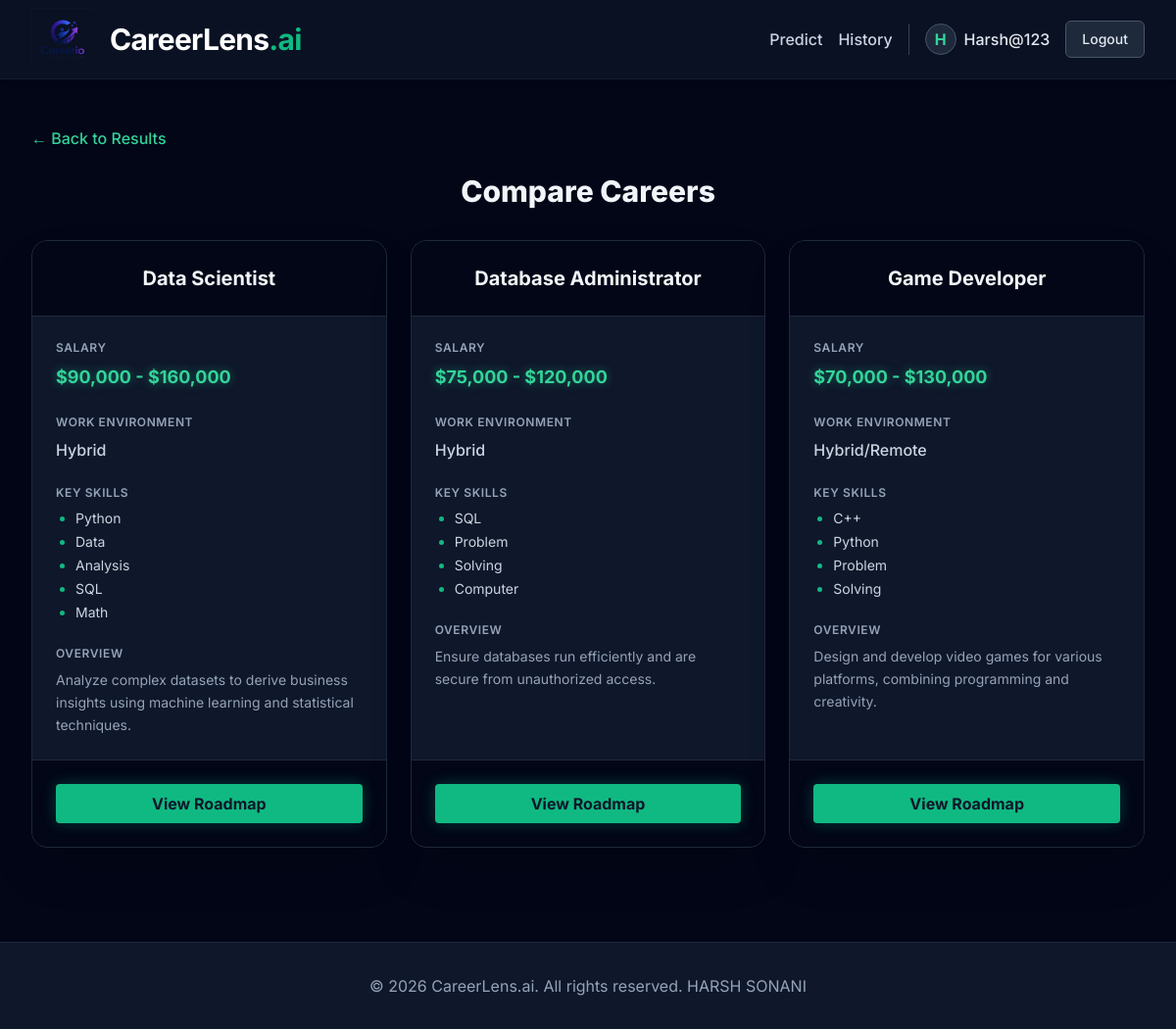
The page /compare/?careers=2&careers=15&careers=10 (signed in) on the database its author committed.
### predictor/models.py (models this page shows, shortened)
class Career(models.Model):
    name = models.CharField(max_length=100, unique=True)
    description = models.TextField()
    salary = models.CharField(max_length=100) # e.g., "$80,000 - $120,000"
    skills = models.TextField() # Comma separated list of key skills
    work_type = models.CharField(max_length=100, default='Hybrid') # Remote, On-site, Hybrid

### predictor/views.py (the view)
# urls.py: path('compare/', views.compare_view, name='compare'),
@login_required
def compare_view(request):
    career_ids = request.GET.getlist('careers')
    careers = Career.objects.filter(id__in=career_ids)
    return render(request, 'predictor/compare.html', {'careers': careers})

### templates/predictor/compare.html
{% extends 'base.html' %}
{% block content %}
<div class="max-w-7xl mx-auto py-12 px-4 sm:px-6 lg:px-8">
    <div class="mb-6">
        <a href="javascript:history.back()" class="text-emerald-400 hover:text-emerald-300 font-medium">&larr; Back to Results</a>
    </div>
    <h2 class="text-3xl font-extrabold text-slate-100 mb-8 text-center">Compare Careers</h2>
    <div class="grid grid-cols-1 md:grid-cols-{{ careers|length|default:1 }} gap-6">
        {% for career in careers %}
        <div class="bg-slate-900 rounded-2xl shadow-2xl border border-slate-800 overflow-hidden flex flex-col h-full">
            <div class="p-6 bg-slate-950 border-b border-slate-800">
                <h3 class="text-xl font-bold text-slate-100 text-center">{{ career.name }}</h3>
            </div>
            <div class="p-6 flex-grow space-y-6">
                <div>
                    <h4 class="text-xs font-semibold text-slate-400 uppercase tracking-wider mb-2">Salary</h4>
                    <p class="text-lg font-bold text-emerald-400 drop-shadow-[0_0_5px_rgba(16,185,129,0.5)]">{{ career.salary }}</p>
                </div>
                <div>
                    <h4 class="text-xs font-semibold text-slate-400 uppercase tracking-wider mb-2">Work Environment</h4>
                    <p class="text-slate-300 font-medium">{{ career.work_type }}</p>
                </div>
                <div>
                    <h4 class="text-xs font-semibold text-slate-400 uppercase tracking-wider mb-2">Key Skills</h4>
                    <ul class="list-disc pl-5 text-sm text-slate-300 marker:text-emerald-500 space-y-1">
                        {% for skill in career.skills.split %}
                            <li>{{ skill|cut:"," }}</li>
                        {% endfor %}
                    </ul>
                </div>
                <div>
                    <h4 class="text-xs font-semibold text-slate-400 uppercase tracking-wider mb-2">Overview</h4>
                    <p class="text-sm text-slate-400 leading-relaxed">{{ career.description }}</p>
                </div>
            </div>
            <div class="p-6 bg-slate-950 border-t border-slate-800 mt-auto">
                <a href="{% url 'roadmap' career.id %}" class="w-full block text-center px-4 py-2 bg-emerald-500 text-slate-900 rounded font-bold hover:bg-emerald-400 shadow-[0_0_15px_rgba(16,185,129,0.3)] transition">
                    View Roadmap
                </a>
            </div>
        </div>
        {% endfor %}
    </div>
</div>
{% endblock %}

### templates/base.html (shortened to what this page needs)
{% load static %}
<!DOCTYPE html>
<html lang="en">
<head>
    <script src="https://cdn.tailwindcss.com"></script>
</head>
<body class="bg-slate-950 text-slate-300 flex flex-col min-h-screen">
    <nav class="glassmorphism sticky top-0 z-50 shadow-md">
        <div class="max-w-7xl mx-auto px-4 sm:px-6 lg:px-8">
            <div class="flex justify-between h-20">
                <div class="flex items-center">
                    <a href="{% url 'home' %}" class="text-3xl font-bold flex items-center gap-4 text-white">
                        <img src="{% static 'images/logo.png' %}" alt="CareerLens Logo" class="h-16 w-auto">
                        <span class="tracking-tight">CareerLens<span class="text-emerald-500">.ai</span></span>
                    </a>
                </div>
                <div class="flex items-center space-x-4">
                    {% if user.is_authenticated %}
                        <a href="{% url 'wizard' %}" class="text-slate-300 hover:text-emerald-400 font-medium transition">Predict</a>
                        <a href="{% url 'history' %}" class="text-slate-300 hover:text-emerald-400 font-medium transition">History</a>
                        <div class="flex items-center gap-2 pl-4 ml-2 border-l border-slate-700">
                            <div class="w-8 h-8 rounded-full bg-slate-800 border border-slate-600 text-emerald-400 flex items-center justify-center font-bold shadow-sm">
                                {{ user.username|slice:":1"|upper }}
                            </div>
                            <span class="font-medium text-slate-200">{{ user.username }}</span>
                        </div>
                        <form method="post" action="{% url 'logout' %}" class="inline ml-2">
                            <button type="submit" class="bg-slate-800 hover:bg-slate-700 text-slate-200 border border-slate-600 px-4 py-2 rounded-md transition text-sm font-medium">Logout</button>
                        </form>
                    {% else %}
                        <a href="{% url 'login' %}" class="text-slate-300 hover:text-emerald-400 font-medium transition">Login</a>
                        <a href="{% url 'signup' %}" class="bg-emerald-600 text-white hover:bg-emerald-500 shadow-[0_0_15px_rgba(16,185,129,0.3)] px-4 py-2 rounded-md font-semibold transition">Sign Up</a>
                    {% endif %}
                </div>
            </div>
        </div>
    </nav>
    <main class="flex-grow">
        {% block content %}{% endblock %}
    </main>
    <footer class="bg-slate-900 border-t border-slate-800 text-slate-400 py-8 mt-12">
        <div class="max-w-7xl mx-auto px-4 text-center">
            <p>&copy; 2026 CareerLens.ai. All rights reserved. HARSH SONANI</p>
        </div>
    </footer>
</body>
</html>

### templates/base.html (style rules this page uses)
body { font-family: 'Inter', sans-serif; background-color: #020617; }
.glassmorphism { background: rgba(15, 23, 42, 0.7); backdrop-filter: blur(12px); border-bottom: 1px solid rgba(255,255,255,0.05); }

### rows shown on the page
Career: name "Data Scientist", salary "$90,000 - $160,000", work_type "Hybrid", split "Python" "Data" "Analysis" "SQL" "Math", description "Analyze complex datasets to derive business insights using machine learning and statistical techniques."
Career: name "Database Administrator", salary "$75,000 - $120,000", work_type "Hybrid", split "SQL" "Problem" "Solving" "Computer", description "Ensure databases run efficiently and are secure from unauthorized access."
Career: name "Game Developer", salary "$70,000 - $130,000", work_type "Hybrid/Remote", split "C++" "Python" "Problem" "Solving", description "Design and develop video games for various platforms, combining programming and creativity."

### other values the page prints
{{ user.username|slice:":1"|upper }} "H"
{{ user.username }} "Harsh@123"
